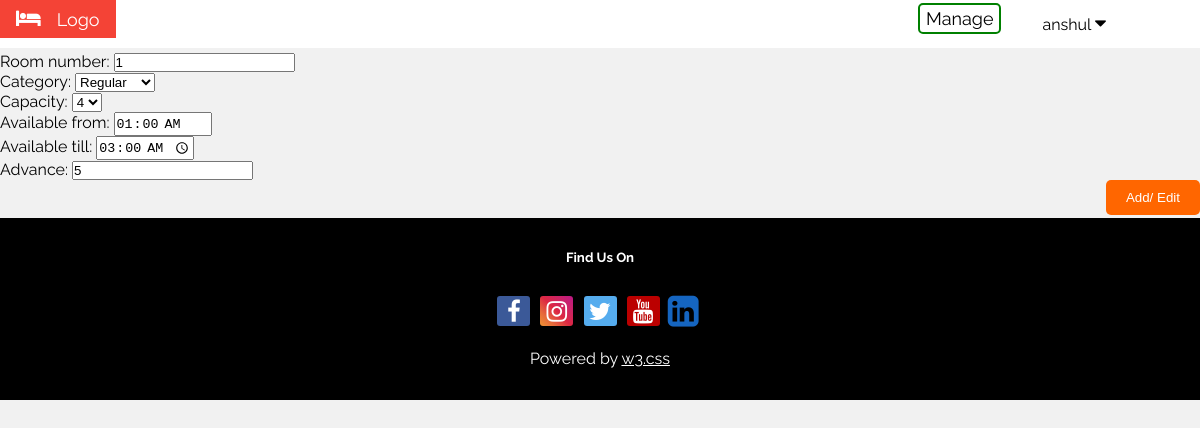
The app's page /hotel/add_rooms/1/ (signed in) with its own data.
### hotel/models.py (models this page shows, shortened)
class Room(models.Model):
    class Meta:
      ordering = ['room_number']
    room_number =  models.PositiveSmallIntegerField(
        validators=[MaxValueValidator(1000), MinValueValidator(1)],
        primary_key=True
        )
    ROOM_CATEGORIES = (
        ('Regular', 'Regular'),
        ('Executive', 'Executive'),
        ('Deluxe', 'Deluxe'),
        ('King', 'King'),
        ('Queen', 'Queen'),
    )
    category = models.CharField(max_length=9, choices=ROOM_CATEGORIES)
    ROOM_CAPACITY = (
        (1, '1'),
        (2, '2'),
        (3, '3'),
        (4, '4'),
    )
    capacity = models.PositiveSmallIntegerField(
        choices=ROOM_CAPACITY, default=2
        )
    available_from = models.TimeField()
    available_till = models.TimeField()
    advance = models.PositiveSmallIntegerField()
    room_manager = models.CharField(max_length=30)

### hotel/views.py (the view, shortened to what this page needs)
# urls.py: path('add_rooms/', views.add_rooms, name='add_rooms'),
@login_required(login_url="/hotel/signin/")
def add_rooms(request, room_number=None):
    if request.user.email.endswith("@anshul.com"):
        if room_number:
            room = Room.objects.get(room_number=room_number)
        else:
            room = Room()
        '''context = {
                'form': AddRoomForm(),
                'username': request.user.username
                }'''
        context = {
                'form': AddRoomForm(instance=room),
                'username': request.user.username
                }
        return render(request, 'add_rooms.html', context)
    else:
        return redirect('../book/')

### hotel/forms.py (shortened to what this page needs)
class AddRoomForm(forms.ModelForm):
    class Meta:
        model = Room
        fields = ['room_number', 'category', 'capacity',
                    'available_from', 'available_till', 'advance']
        widgets = {
                    'available_from': TimeInput(attrs={'readonly': True}),
                    'available_till': TimeInput(),
                }
    """Function to ensure that booking is done for future and check out is after check in"""

### hotel/templates/add_rooms.html (shortened to what this page needs)
{% load static %}
<!DOCTYPE html>
<html lang="en">
  <head>
    <link rel="stylesheet" href="https://cdnjs.cloudflare.com/ajax/libs/font-awesome/4.7.0/css/font-awesome.min.css">
    <link rel="stylesheet" type="text/css" href="{% static 'hotel/css/base.css' %}">
  </head>
	<body id="body-color">
    <div class="w3-bar w3-white w3-large">
			<div class="w3-bar-item w3-red w3-mobile"><i class="fa fa-bed w3-margin-right"></i>Logo</div>
			<div class="dropdown w3-right ert">
				<button class="dropbtn">{{ username }}
					<i class="fa fa-caret-down"></i>
				</button>
			</div>
      <a href="{% url 'hotel:manage' %}" class="w3-right ert"> Manage </a>
  	</div>
    <form method="POST">
      {{ form.as_p }}
      <input type="submit" class= "submit submit-right" value="Add/ Edit" />
    </form><br/><br/>
    <footer class="w3-padding-32 w3-black w3-center w3-margin-top">
      <h5>Find Us On</h5>
      <div class="w3-xlarge w3-padding-16">
        <a href="#" class="fa fa-facebook"></a>
        <a href="#" class="fa fa-instagram"></a>
        <a href="#" class="fa fa-twitter"></a>
        <a href="#" class="fa fa-youtube"></a>
        <a href="#" class="fa fa-linkedin-square"></a>
      </div>
      <p>Powered by <a href="https://www.w3schools.com/w3css/default.asp" target="_blank" class="w3-hover-text-green">w3.css</a></p>
    </footer>
	</body>
</html>

### hotel/static/hotel/css/base.css (style rules this page uses)
a.fa { padding: 3px; border-radius: 3px; font-size: 1em; width: 27px; text-align: center; text-decoration: none; margin: 5px 2px; }
.fa-facebook { background: rgb(59, 89, 152); color: rgb(255, 255, 255); }
.fa-instagram { background: #f09433; background: -moz-linear-gradient(45deg, #f09433 0%, #e6683c 25%, #dc2743 50%, #cc2366 75%, #bc1888 100%); background: -webkit-linear-gradient(45deg, #f09433 0%,#e6683c 25%,#dc2743 50%,#cc2366 75%,#bc1888 100%); background: linear-gradient(45deg, #f09433 0%,#e6683c 25%,#dc2743 50%,#cc2366 75%,#bc1888 100%); filter: progid:DXImageTransform.Microsoft.gradient( startColorstr='#f09433', endColorstr='#bc1888',GradientType=1 ); color: white; }
.fa-linkedin-square { position: relative; top: 4px; left: -5px; color: #1565c0; background-color: rgba(0,0,0,.03); font-size: 1.5em!important; }
.fa-twitter { background: #55ACEE; color: white; }
.fa-youtube { background: #bb0000; color: white; }
body,h1,h2,h3,h4,h5,h6 { font-family: "Raleway", Arial, Helvetica, sans-serif; }
.fa { font-size: 1.2em; }
a.ert:link, a.ert:visited { background-color: white; color: black; border: 2px solid green; padding: 3px 6px; text-align: center; text-decoration: none; display: inline-block; margin: 3px; border-radius: 5px; }
#body-color { background-color:#f1f1f1 !important; }
.submit-right { float: right; }
.submit { border: none; color: white; background: #ff6600; cursor: pointer; border-radius: 5px; text-decoration: none; padding: 10px 20px; display: inline-block; }
.w3-red { color:#fff!important;background-color:#f44336!important }
.w3-mobile { display:block; text-align:center }
.w3-margin-right { margin-right:16px!important }
.w3-padding-32 { padding-top:32px!important;padding-bottom:32px!important }
.w3-black { color:#fff!important;background-color:#000!important }
.w3-center { text-align:center!important }
.w3-xlarge { font-size:24px!important }
.w3-padding-16 { padding-top:16px!important;padding-bottom:16px!important }
.w3-hover-text-green { color: white; }
.w3-right { float:right!important; margin-right: 25px!important; }
.w3-bar { width:100%;overflow:hidden; display:inline-block; }
.w3-white { color:#000!important;background-color:#fff!important }
.w3-large { font-size:18px!important }
.w3-bar-item { padding:8px 16px;float:left;border:none;outline:0;text-align:left;white-space:normal;text-align:center; }
.w3-margin-top { position: relative; left: 0; width: 100%; color: white; }
.dropdown { overflow: hidden; }
.dropdown .dropbtn { font-size: 16px; border: none; outline: none; color: black; padding: 14px 16px; background-color: inherit; font-family: inherit; margin: 0; margin-right: 53px; }

### hotel/templates/add_rooms.html (style rules this page uses)
* { padding: 0; margin: 0; }

### records on screen
Room: room_number "1", category "Regular", capacity "4", available_from "01:00:00", available_till "03:00:00", advance "5"

### other values on screen
{{ username }} "anshul"
